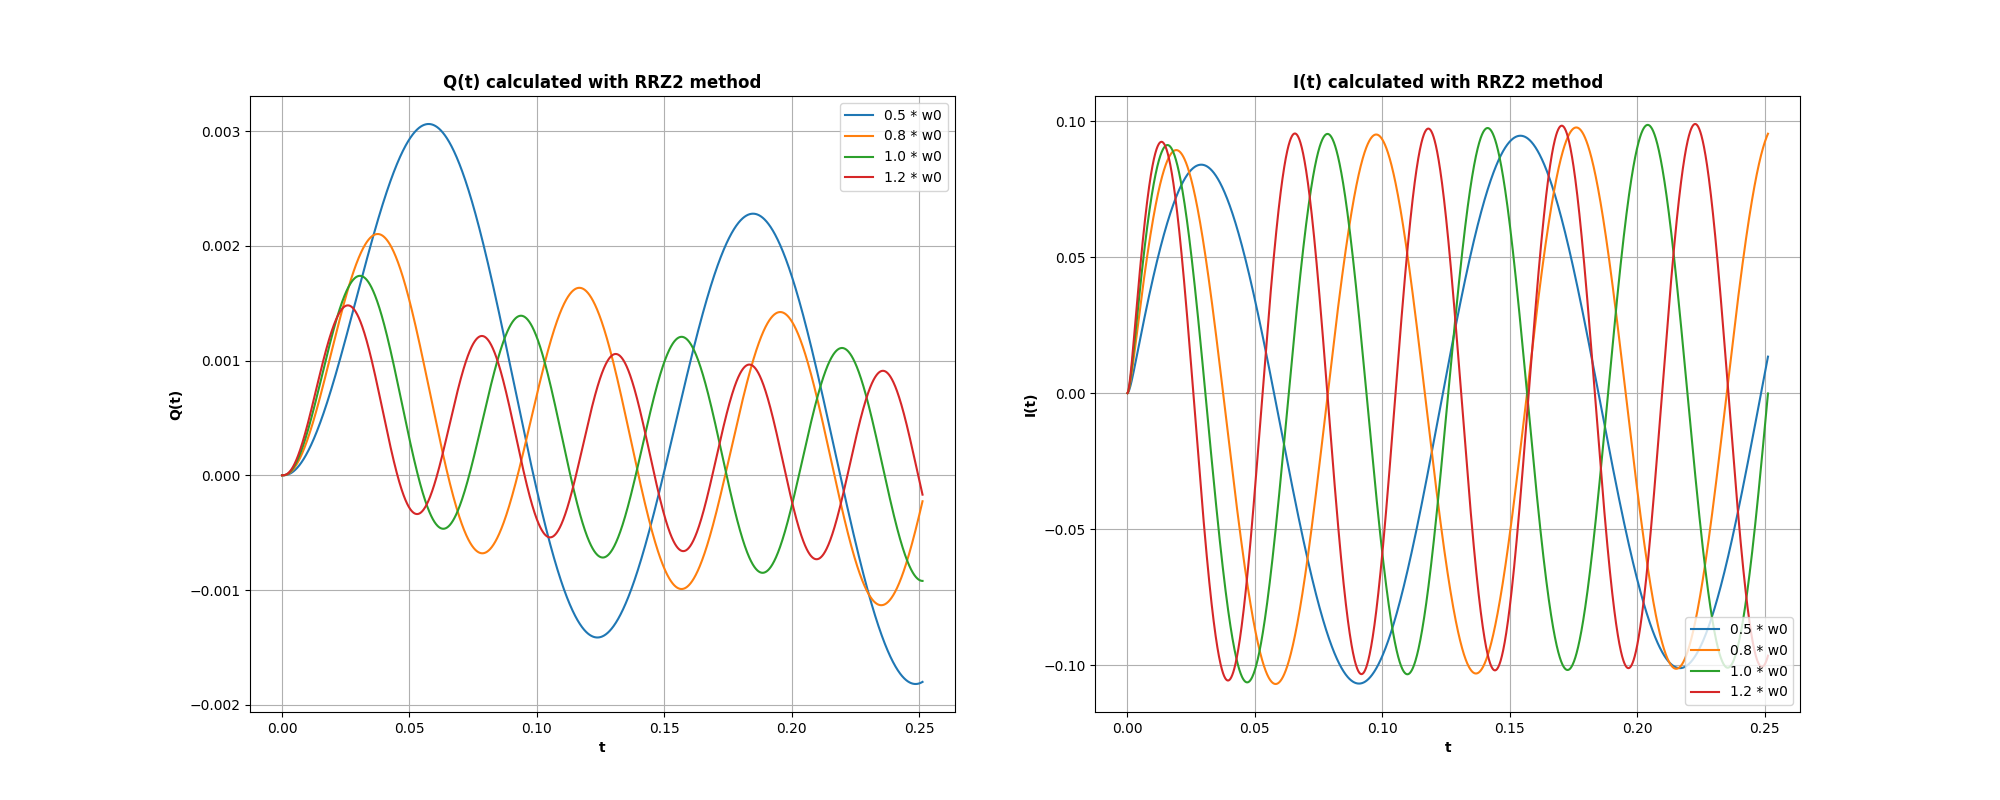

This figure's Python source:
from plot_generator import *
from analytical import math

def V(t, omega):
    return 10.0 * math.sin(t * omega)


def rrz2():
    # settings
    labels = ['0.5 * w0', '0.8 * w0', '1.0 * w0', '1.2 * w0']

    ax1, ax2 = generate_plot_area(title1='Q(t) calculated with RRZ2 method', title2='I(t) calculated with RRZ2 method', \
                                        xlabel1='t', xlabel2='t', \
                                        ylabel1='Q(t)', ylabel2='I(t)')


    # the initial conditions
    R = 100.0
    L = 0.1
    C = 0.001

    dt = math.pow(10,-4)
    w0 = 1.0 / math.sqrt(L * C)
    T0 = (2.0 * math.pi) / w0
    t_min = 0.0
    t_max = 4.0 * T0
    wV_array = [.5 * w0, .8 * w0, 1.0 * w0, 1.2 * w0]

    number_of_steps = int(t_max / dt) + 1   # this time number_of_steps is constant 
    t = np.linspace(t_min, t_max, number_of_steps, endpoint=True)   


    for i, omega in enumerate(wV_array):

        Q = np.zeros(number_of_steps)
        I = np.zeros(number_of_steps)

        for j in range(0, number_of_steps):
            
            current_time = j * dt
            current_time_half = (j + 0.5) * dt
            current_time_one = (j + 1.0) * dt
        
            Vt = V(current_time, omega)
            Vt_half = V(current_time_half, omega)
            Vt_one = V(current_time_one, omega)

            k1_Q = I[j-1]
            k1_I = (Vt/L) - ((1.0/(L * C)) * Q[j-1]) - ((R/L) * I[j-1])

            k2_Q = I[j-1] + ((dt/2.0) * k1_I)
            k2_I = (Vt_half / L) - ((1.0 / (L * C)) * (Q[j-1] + (dt / 2.0) * k1_Q)) - ((R / L) * (I[j-1] + (dt / 2.0) * k1_I))

            k3_Q = I[j-1] + ((dt/2.0) * k2_I )
            k3_I = (Vt_half/L) - ( (1.0/(L * C)) * (Q[j-1] + (dt/2.0) * k2_Q) ) - ((R/L) * (I[j-1] + (dt/2.0) * k2_I))

            k4_Q = I[j-1] + (dt * k3_I)
            k4_I = (Vt_one/L) - ( (1.0/( L* C)) * (Q[j-1] + (dt * k3_Q))) - ((R/L) * (I[j-1] + (dt * k3_I)))

            Q[j] = Q[j-1] + (dt/6.0)*(k1_Q + 2.0 * k2_Q + 2.0 * k3_Q + k4_Q)
            I[j] = I[j-1] + (dt/6.0)*(k1_I + 2.0 * k2_I + 2.0 * k3_I + k4_I)
            
        ax1.plot(t, Q, label=labels[i])
        ax2.plot(t, I, label=labels[i])


    ax1.grid(True)
    ax2.grid(True)
    ax1.legend(loc="upper right")
    ax2.legend(loc="lower right")
    plt.savefig("rrz2.png")
    plt.close()
